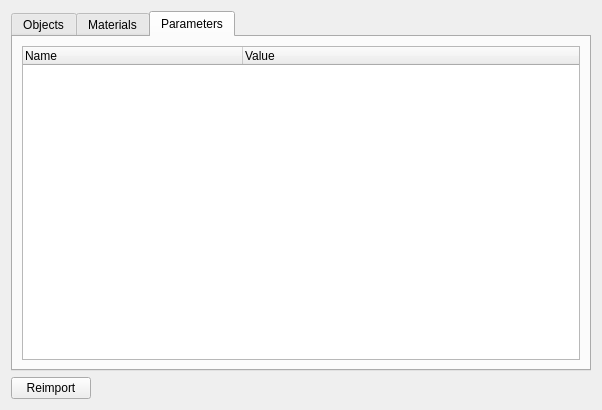
<?xml version="1.0" encoding="UTF-8"?>
<ui version="4.0">
 <class>ObjImportSettingsWidget</class>
 <widget class="QWidget" name="ObjImportSettingsWidget">
  <property name="geometry">
   <rect>
    <x>0</x>
    <y>0</y>
    <width>602</width>
    <height>410</height>
   </rect>
  </property>
  <property name="windowTitle">
   <string>Form</string>
  </property>
  <layout class="QVBoxLayout" name="verticalLayout">
   <item>
    <widget class="QTabWidget" name="tabWidget_2">
     <property name="currentIndex">
      <number>2</number>
     </property>
     <widget class="QWidget" name="tabObjects">
      <attribute name="title">
       <string>Objects</string>
      </attribute>
      <layout class="QVBoxLayout" name="verticalLayout_4">
       <item>
        <widget class="QTableWidget" name="tableObjects">
         <attribute name="horizontalHeaderDefaultSectionSize">
          <number>150</number>
         </attribute>
         <attribute name="horizontalHeaderStretchLastSection">
          <bool>true</bool>
         </attribute>
         <attribute name="verticalHeaderVisible">
          <bool>false</bool>
         </attribute>
         <attribute name="verticalHeaderStretchLastSection">
          <bool>false</bool>
         </attribute>
         <column>
          <property name="text">
           <string>Name</string>
          </property>
         </column>
         <column>
          <property name="text">
           <string>Type</string>
          </property>
         </column>
        </widget>
       </item>
      </layout>
     </widget>
     <widget class="QWidget" name="tabMaterials">
      <attribute name="title">
       <string>Materials</string>
      </attribute>
      <layout class="QVBoxLayout" name="verticalLayout_5">
       <item>
        <widget class="QTableWidget" name="tableMaterials">
         <attribute name="horizontalHeaderDefaultSectionSize">
          <number>150</number>
         </attribute>
         <attribute name="horizontalHeaderStretchLastSection">
          <bool>true</bool>
         </attribute>
         <attribute name="verticalHeaderVisible">
          <bool>false</bool>
         </attribute>
         <column>
          <property name="text">
           <string>Name</string>
          </property>
         </column>
         <column>
          <property name="text">
           <string>Type</string>
          </property>
         </column>
        </widget>
       </item>
      </layout>
     </widget>
     <widget class="QWidget" name="tabParameters">
      <attribute name="title">
       <string>Parameters</string>
      </attribute>
      <layout class="QHBoxLayout" name="horizontalLayout_2">
       <item>
        <widget class="QTreeWidget" name="treeParameters">
         <property name="alternatingRowColors">
          <bool>true</bool>
         </property>
         <attribute name="headerDefaultSectionSize">
          <number>220</number>
         </attribute>
         <column>
          <property name="text">
           <string>Name</string>
          </property>
         </column>
         <column>
          <property name="text">
           <string>Value</string>
          </property>
         </column>
        </widget>
       </item>
      </layout>
     </widget>
    </widget>
   </item>
   <item>
    <layout class="QHBoxLayout" name="horizontalLayout">
     <property name="topMargin">
      <number>0</number>
     </property>
     <item>
      <widget class="QPushButton" name="buttonReimport">
       <property name="text">
        <string>Reimport</string>
       </property>
      </widget>
     </item>
     <item>
      <spacer name="horizontalSpacer">
       <property name="orientation">
        <enum>Qt::Horizontal</enum>
       </property>
       <property name="sizeHint" stdset="0">
        <size>
         <width>40</width>
         <height>20</height>
        </size>
       </property>
      </spacer>
     </item>
    </layout>
   </item>
  </layout>
 </widget>
 <resources/>
 <connections/>
</ui>
